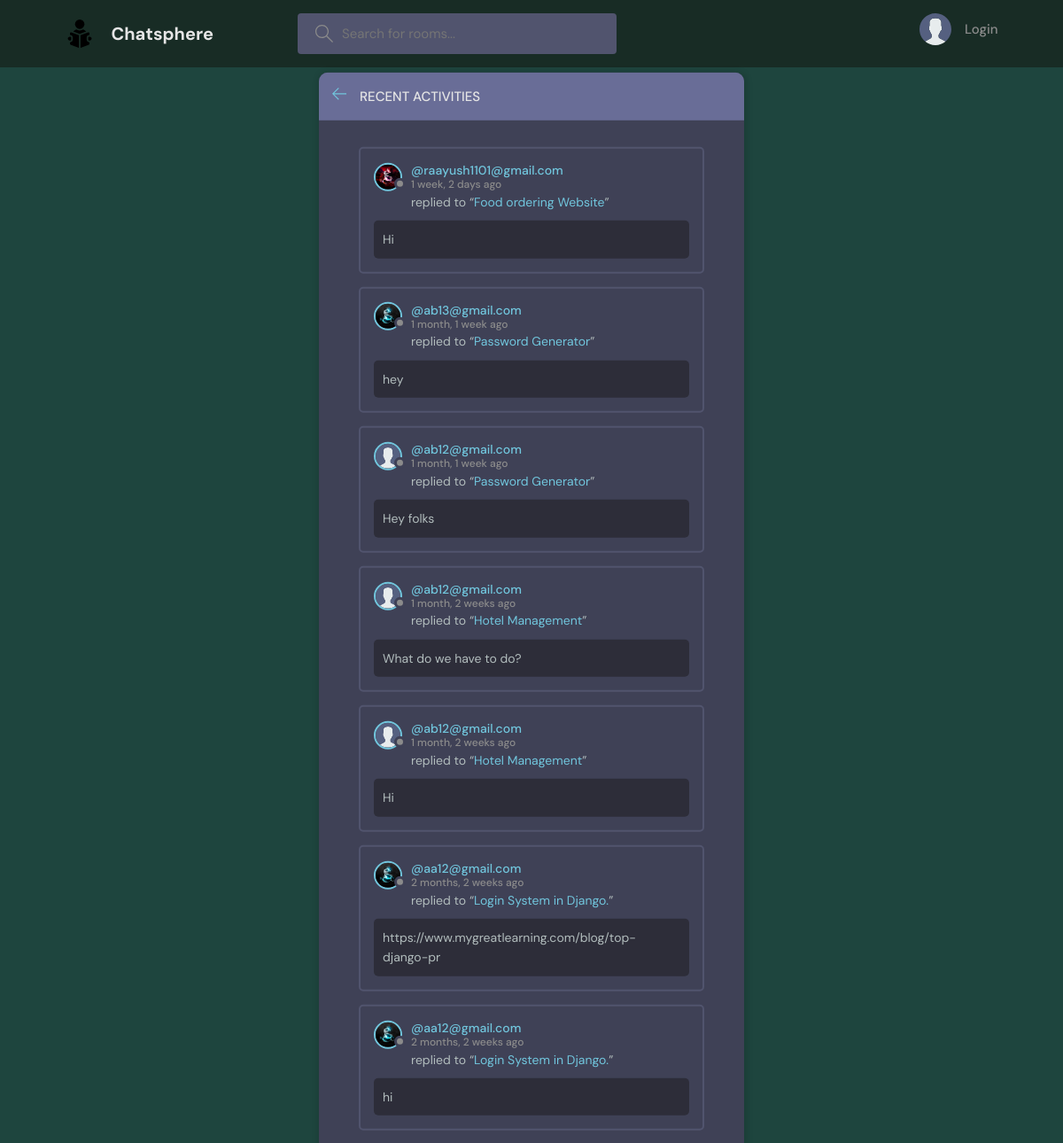
The page /activities/ on the database its author committed.
### mainApp/models.py (models this page shows)
class Message(models.Model):
    user = models.ForeignKey(User, on_delete=CASCADE)
    room = models.ForeignKey(Room, on_delete = models.CASCADE)
    body = models.TextField()
    updated = models.DateTimeField(auto_now = True)
    created = models.DateTimeField(auto_now_add=True)
    class Meta:
        ordering = ['-updated','-created']
    def __str__(self):
        return self.body[0:50]

class User(AbstractUser):
    name = models.CharField(max_length=200, null = True)
    email = models.EmailField(unique = True, null = True)
    bio = models.TextField(null=True)
    avatar = models.ImageField(null = True, default = "avatar1.svg")
    USERNAME_FIELD = 'email'
    REQUIRED_FIELDS = []

class Room(models.Model):
    host = models.ForeignKey(User, on_delete = models.SET_NULL, null = True)
    topic = models.ForeignKey('Topic', on_delete = models.SET_NULL, null = True)
    name = models.CharField(max_length=200)
    description = models.TextField(null = True, blank = True)
    participants = models.ManyToManyField(User, related_name="participants", blank = True)
    updated = models.DateTimeField(auto_now = True)
    created = models.DateTimeField(auto_now_add=True)
    class Meta:
        ordering = ['-updated','-created']
    def __str__(self):
        return self.name

### mainApp/views.py (the view)
# urls.py: path('activities/', views.activityPage, name = 'activities'),
def activityPage(request):
    room_messages = Message.objects.all()
    return render(request, 'mainApp/activity.html',{'room_messages':room_messages})

### mainApp/templates/mainApp/activity.html (shortened to what this page needs)
{% extends 'main.html' %} {% block content %}
<main class="layout">
  <div class="container">
    <div class="layout__box">
      <div class="layout__boxHeader">
        <div class="layout__boxTitle">
          <a href="{% url 'home' %}">
            <svg
              version="1.1"
              xmlns="http://www.w3.org/2000/svg"
              width="32"
              height="32"
              viewBox="0 0 32 32"
            >
              <title>arrow-left</title>
              <path
                d="M13.723 2.286l-13.723 13.714 13.719 13.714 1.616-1.611-10.96-10.96h27.625v-2.286h-27.625l10.965-10.965-1.616-1.607z"
              ></path>
            </svg>
          </a>
          <h3>Recent Activities</h3>
        </div>
      </div>
      <div class="activities-page layout__body">
        {% for message in room_messages %}
        <div class="activities__box">
          <div class="activities__boxHeader roomListRoom__header">
            <a
              href="{% url 'user-profile' message.user.id %}"
              class="roomListRoom__author"
            >
              <div class="avatar avatar--small">
                <img src="{{message.user.avatar.url}}" />
              </div>
              <p>
                @{{message.user}}
                <span>{{message.created|timesince}} ago</span>
              </p>
            </a>
          </div>
          <div class="activities__boxContent">
            <p>
              replied to “<a href="{% url 'room' message.room.id %}"
                >{{message.room}}</a
              >”
            </p>
            <div class="activities__boxRoomContent">{{message}}</div>
          </div>
        </div>
        {% endfor %}
      </div>
    </div>
  </div>
</main>
{% endblock content %}

### static/styles/style.css (style rules this page uses)
:root { --color-main: #71c6dd; --color-main-light: #e1f6fb; --color-dark: #3f4156; --color-dark-medium: #51546e; --color-dark-light: #696d97; --color-light: #e5e5e5; --color-gray: #8b8b8b; --color-light-gray: #b2bdbd; --color-bg: #2d2d39; --color-success: #5dd693; --color-error: #fc4b0b; }
* { font-family: "DM Sans", -apple-system, BlinkMacSystemFont, "Segoe UI", Roboto, Oxygen, Ubuntu, Cantarell, "Open Sans", "Helvetica Neue", sans-serif; margin: 0; padding: 0; box-sizing: border-box; text-rendering: optimizeLegibility; font-size: inherit; }
html { font-size: 56.25%; }
@media only screen and (min-width: 1200px) { html { font-size: 62.5%; } }
body { line-height: 1.6; font-weight: 400; font-size: 1.5rem; color: var(--color-light-gray); background-color: #1e453e; min-height: 100vh; }
img { width: 100%; }
a { display: inline-block; color: var(--color-main); text-decoration: none; }
.container { max-width: 120rem; width: 90%; margin: auto; }
.avatar { position: relative; display: inline-block; border-radius: 50%; border: 2px solid var(--color-main); }
.avatar img { display: block; border-radius: 50%; object-fit: cover; object-position: center; }
.avatar::after { content: ""; display: block; position: absolute; background-color: var(--color-gray); z-index: 111; border-radius: 50%; border: 0.3rem solid var(--color-dark); }
.avatar.avatar--small img { width: 2.8rem; height: 2.8rem; }
.avatar.avatar--small:after { width: 0.7rem; height: 0.7rem; bottom: 0px; right: -6px; }
.layout { margin-top: 2.4rem; }
.layout > .container { display: flex; justify-content: space-between; align-items: flex-start; }
.layout__box { width: 90%; max-width: 48rem; min-height: 40rem; position: absolute; top: 50%; left: 50%; transform: translate(-50%, -46%); background-color: var(--color-dark); border-radius: 1rem; box-shadow: 1px 1px 6px 3px rgba(0, 0, 0, 0.1); overflow: hidden; }
.layout__boxHeader { display: flex; padding: 1.5rem; background-color: var(--color-dark-light); }
.layout__boxTitle { display: flex; gap: 1.5rem; align-items: center; }
.layout__boxTitle h3 { text-transform: uppercase; font-weight: 500; color: var(--color-light); }
.layout__boxTitle svg { width: 1.6rem; height: 1.6rem; fill: var(--color-main); }
.layout__body { margin: 3rem; }
.roomListRoom__header { display: flex; justify-content: space-between; align-items: center; }
.roomListRoom__author { font-weight: 500; display: flex; align-items: center; gap: 1rem; }
.activities__box { margin: 1.5rem; padding: 1.5rem; border: 2px solid var(--color-dark-medium); border-radius: 5px; }
.activities__boxHeader p { font-size: 1.4rem; line-height: 1.3; }
.activities__boxHeader p span { color: var(--color-gray); font-size: 1.2rem; display: block; }
.activities__boxContent { margin-left: 4.2rem; }
.activities__boxContent { font-size: 1.4rem; }
.activities__boxRoomContent { background: var(--color-bg); padding: 1rem; border-radius: 5px; margin-top: 1rem; margin-left: -4.2rem; }

### rows shown on the page
Message: user.avatar (picture), user "raayush1101@gmail.com", created "1 week, 2 days", room "Food ordering Website", body "Hi"
Message: user.avatar (picture), user "ab13@gmail.com", created "1 month, 1 week", room "Password Generator", body "hey"
Message: user.avatar (picture), user "ab12@gmail.com", created "1 month, 1 week", room "Password Generator", body "Hey folks"
Message: user.avatar (picture), user "ab12@gmail.com", created "1 month, 2 weeks", room "Hotel Management", body "What do we have to do?"
Message: user.avatar (picture), user "ab12@gmail.com", created "1 month, 2 weeks", room "Hotel Management", body "Hi"
Message: user.avatar (picture), user "aa12@gmail.com", created "2 months, 2 weeks", room "Login System in Django.", body "https://www.mygreatlearning.com/blog/top-django-pr"
Message: user.avatar (picture), user "aa12@gmail.com", created "2 months, 2 weeks", room "Login System in Django.", body "hi"
